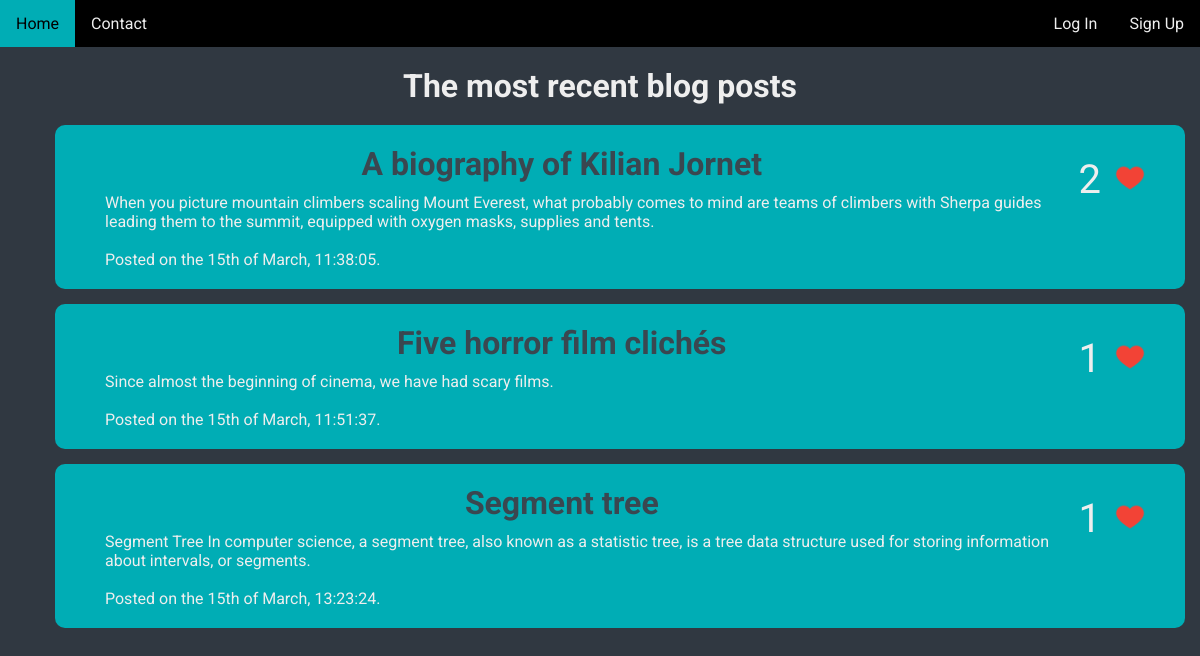
Screenshot of /blog/ with the database file from the repository.
### blog/models.py (models this page shows, shortened)
class Post(models.Model):
    title = models.CharField(max_length = 150)
    pub_date = models.DateTimeField('date published')
    content = models.TextField(max_length = 100000, default = "")
    upvotes = models.IntegerField(default = 0)
    @property
    def get_first_sentence(self):
        return self.content.partition('.')[0] + '.'
    @property
    def get_formatted_date(self):
        return givesuffix(self.pub_date.day) + " of " + self.pub_date.strftime("%B, %H:%M:%S")

### blog/views.py (the view)
# urls.py: path('', views.index, name = 'index'),
def index(request):
    latest_post_list = Post.objects.order_by("-upvotes")[0:10]
    return render(request, 'blog/index.html', {
        'latest_post_list': latest_post_list,
    })

### blog/models.py (called while the page is built)
def givesuffix(date):
    return str(date) + "th" if 4 <= date <= 20 or 24 <= date <= 30 else ["st", "nd", "rd"][date % 10 - 1]

### blog/templates/blog/index.html (shortened to what this page needs)
<html>
  <head>
    {% load static %}
    <link rel="stylesheet" type="text/css" href="{% static 'blog/style.css' %}">
  </head>
  <body>
    <div class="topnav">
      <a href="{% url 'blog:index' %}">Home</a>
      <a href="{% url 'blog:contact' %}">Contact</a>
      {% if not request.user.is_authenticated %}
        <a id = "signup-button" href="{% url 'blog:signup' %}">Sign Up</a>
      {% endif %}
      {% if request.user.is_authenticated %}
        <a id = "logout-button" href="{% url 'blog:logout' %}">Log Out</a>
        <div>
          Logged in as {{ request.user.first_name }}
        </div>
      {% else %}
        <a id = "login-button" href="{% url 'blog:login' %}">Log In</a>
      {% endif %}
    </div>
    <h1 class = "recent-blog-header">The most recent blog posts</h1>
    <ul>
      {% for post in latest_post_list %}
      <div class="post-box">
        <li>
          <a href="{% url 'blog:detail' post.id %}">
            <div class = "content">
              <div id = "upvote">
                <div id = "upvote-counter">{{ post.upvotes }}</div>
                <img src="{% static 'blog/images/heart.png' %}" id = "heart">
              </div>
              <h1>{{ post.title }}</h1>
              <ul>
                <li> {{ post.get_first_sentence }} </li><br>
                <li id = "time"> Posted on the {{ post.get_formatted_date }}. </li>
              </ul>
            </div>
          </a>
        </li>
      </div>
      {% endfor %}
    </ul>
  </body>
</html>

### blog/static/blog/style.css (style rules this page uses)
body { background-color: #303841; color: #eeeeee; font-family: 'Roboto', sans-serif; margin: 0px; }
a { text-decoration: none; }
#upvote { clear: left; float: right; margin-right: 20px; }
#upvote-counter { font-size: 40px; line-height: 50px; display: inline-block; }
#heart { width: 30px; height: auto; }
#login-button { float: right; }
#signup-button { float: right; }
.recent-blog-header { margin: 20px; text-align: center; }
.topnav { overflow: hidden; background-color: black; }
.topnav a { float: left; color: #eeeeee; text-align: center; padding: 14px 16px; text-decoration: none; font-size: 16px; }
.post-box { margin: 15px; }
.post-box a { text-decoration: none; }
.post-box div { padding: 10px; border-radius: 10px; }
.content { background: #00adb5; color: #eeeeee; }
.content h1 { color: #3a4750; margin-top: 10px; margin-bottom: 10px; text-align: center; }
.post-box li { list-style: none; }
#time { margin-bottom: 10px; }

### rows the page displays
Post: upvotes "2", title "A biography of Kilian Jornet", get_first_sentence "When you picture mountain climbers scaling Mount Everest, what probably comes to mind are teams of climbers with Sherpa guides leading them to the summit, equipped with oxygen masks, supplies and tents.", get_formatted_date "15th of March, 11:38:05"
Post: upvotes "1", title "Five horror film clichés", get_first_sentence "Since almost the beginning of cinema, we have had scary films.", get_formatted_date "15th of March, 11:51:37"
Post: upvotes "1", title "Segment tree", get_first_sentence "Segment Tree In computer science, a segment tree, also known as a statistic tree, is a tree data structure used for storing information about intervals, or segments.", get_formatted_date "15th of March, 13:23:24"
